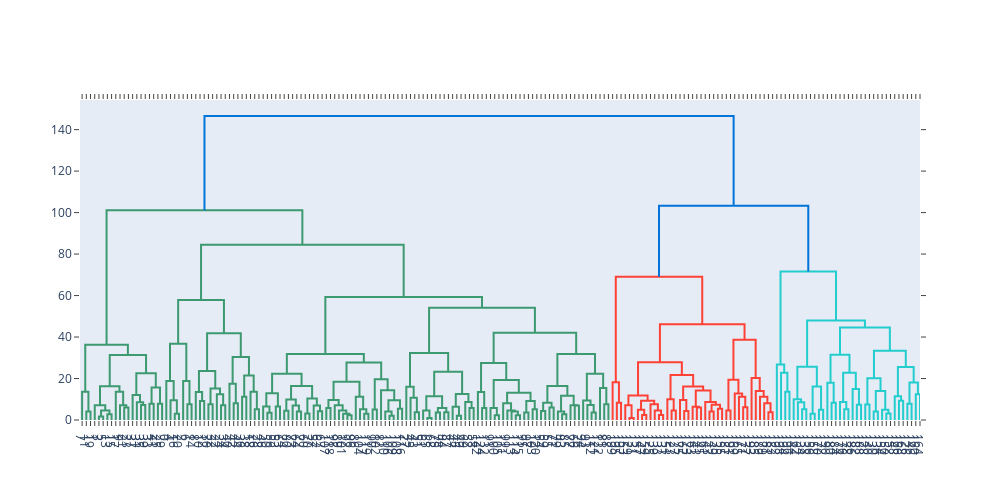

Notebook code for this chart:
### Markdown cell above
**K-Means Clustering**

Ploting Dendogram

### Code cell
import plotly.figure_factory as ff
import numpy as np
np.random.seed(1)
fig = ff.create_dendrogram(X)
fig.update_layout(width=1000, height=500)
fig.show()
